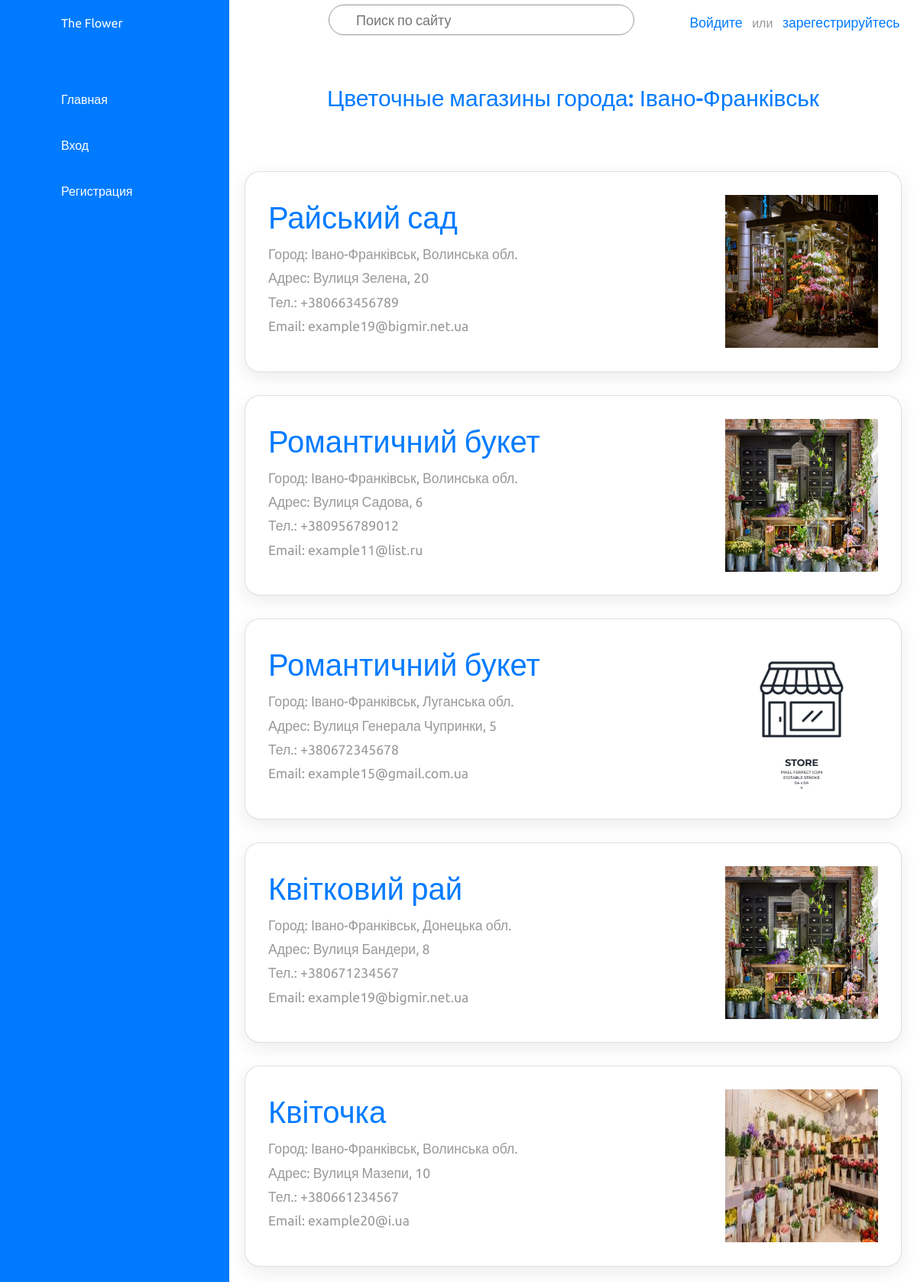
Screenshot of /shops/Ivano-Frankivsk/ with the database file from the repository.
### shops/models.py (models this page shows, shortened)
class Shop(models.Model):
    name = models.CharField(max_length=200)
    city = models.CharField(max_length=200)
    district = models.CharField(max_length=200)
    country = models.CharField(max_length=200)
    address = models.TextField(blank=True, null=True)
    phone = models.CharField(max_length=20)
    email = models.EmailField()
    social = models.JSONField(default=social_default_value)
    image = models.ImageField(upload_to='shops', blank=True, null=True)
    slug = models.SlugField(default='', null=False)
    class Meta:
        verbose_name = "shop"
        verbose_name_plural = "shops"
        ordering = ('city',)

### shops/views.py (the view)
# urls.py: path("", include("shops.urls")),
def shops(request, slug):
    shops = Shop.objects.filter(slug=slug)
    return render(request, "shops/shops.html", {'shops': shops})

### shops/templates/shops/shops.html (shortened to what this page needs)
{% extends "shops/base.html" %}
{% load static %}
{% block extra_head %}
  <link rel="stylesheet" href='{%static "css/shops.css" %}' />
{% endblock %}
{% block content %}
<div class="titleContent">
  <h3>Цветочные магазины города: {{ shops.first.city }}</h3>
</div>
<div class="cardBox">
    {% for shop in shops%}
    <div class="card">
        <a href="{{ shop.pk }}" class="shop"></a>
        <div>
            <div class="title">{{ shop.name }}</div>
            <div class="cardName">Город: {{ shop.city }}, {{ shop.district }} обл.</div>
            <div class="cardName">Адрес: {{ shop.address }}</div>
            <div class="cardName">Тел.: {{ shop.phone }}</div>
            <div class="cardName">Email: {{ shop.email }}</div>
        </div>
        <div class="imageBox">
            <img src="{{shop.image.url}}" alt="">
        </div>
    </div>
    {% endfor %}
</div>
{% endblock %}

### shops/static/css/base.css (style rules this page uses)
* { margin: 0; padding: 0; box-sizing: border-box; font-family: 'Ubuntu', sans-serif; }
:root { --blue: #287bff; --white: #fff; --grey: #f5f5f5; --black1: #222; --black2: #999; --blue1: #84b2fa; --green: #47eb0c; }
body { min-height: 100vh; overflow-x: hidden; }
a { text-decoration: none; }

### shops/static/css/shops.css (style rules this page uses)
.titleContent { text-align: center; color: var(--blue); font-size: 20px; }
.titleContent h3 { padding-top: 50px; padding-bottom: 50px; font-size: 1.5em; }
.cardBox { position: relative; width: 100%; padding: 20px; display: grid; grid-template-columns: repeat(3, 1fr); grid-gap: 30px; }
.cardBox .card { position: relative; background: var(--white); padding: 30px; border-radius: 20px; display: flex; height: 100%; justify-content: space-between; cursor: pointer; box-shadow: 0 7px 25px rgba(0, 0, 0, 0.08); flex-direction: row; }
.cardBox .card .title { position: relative; font-weight: 500; font-size: 2.5em; color: var(--blue); }
.cardBox .card a.shop { position: absolute; width: 100%; height: 60%; top: 0; left: 0; z-index: 1; color: var(--blue); }
.cardBox .card .cardName { color: var(--black2); font-size: 1.1em; margin-top: 5px; }
.cardBox .card .imageBox img { height: 200px; width: 200px; }
@media (max-width:1901px) { .cardBox { grid-template-columns: repeat(2, 1fr); } }
@media (max-width:1601px) { .cardBox { grid-template-columns: repeat(1, 1fr); } }

### rows the page displays
Shop: first.city "Івано-Франківськ", name "Райський сад", city "Івано-Франківськ", district "Волинська", address "Вулиця Зелена, 20", phone "+380663456789", email "example19@bigmir.net.ua", image (picture)
Shop: name "Романтичний букет", city "Івано-Франківськ", district "Волинська", address "Вулиця Садова, 6", phone "+380956789012", email "example11@list.ru", image (picture)
Shop: name "Романтичний букет", city "Івано-Франківськ", district "Луганська", address "Вулиця Генерала Чупринки, 5", phone "+380672345678", email "example15@gmail.com.ua", image (picture)
Shop: name "Квітковий рай", city "Івано-Франківськ", district "Донецька", address "Вулиця Бандери, 8", phone "+380671234567", email "example19@bigmir.net.ua", image (picture)
Shop: name "Квіточка", city "Івано-Франківськ", district "Волинська", address "Вулиця Мазепи, 10", phone "+380661234567", email "example20@i.ua", image (picture)
